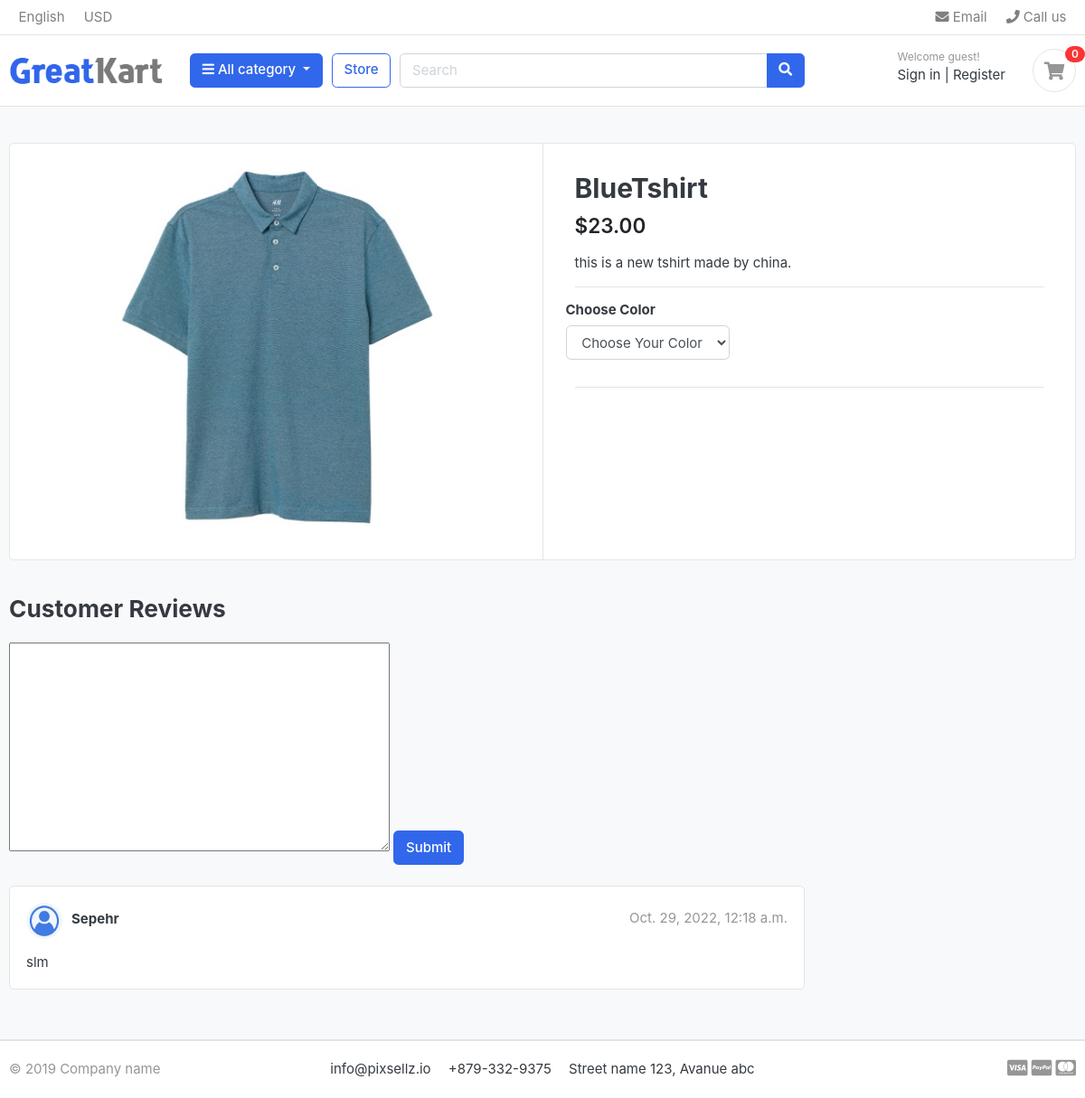
/ProductDetail/2, run on the app's committed database.
### Product/models.py (models this page shows, shortened)
class ProductDetail(models.Model):
    Pro_Detail=models.ForeignKey(Product,on_delete=models.CASCADE)
    Pro_Cat=models.ForeignKey(Category,on_delete=models.CASCADE)
    Pro_size=models.ForeignKey(Sizes,on_delete=models.CASCADE,null=True,blank=True)
    Pro_color=models.ForeignKey(Colors,on_delete=models.CASCADE,null=True,blank=True)
    objects=ProductDetail_Manger()

class Product(models.Model):
    Rate = [
        ('High', 'High'),
        ('Low', 'Low'),
        ('Affordable', 'Affordable')
    ]
    title=models.CharField(max_length=150)
    image=models.ImageField(upload_to='Photos/Product/',null=True)
    description=models.CharField(max_length=150)
    price=models.IntegerField(default=0,null=True,blank=True)
    rate=models.CharField(choices=Rate,max_length=50,null=True,blank=True)
    objects=ProductMange()

### Comments/models.py (models this page shows)
class Comments(models.Model):
    User_Comment=models.ForeignKey(UserProfile,on_delete=models.CASCADE)
    Description=models.CharField(max_length=150)
    DataCreated=models.DateTimeField(auto_now_add=True)

### Account/models.py (models this page shows, shortened)
class UserProfile(models.Model):
    email = models.CharField(max_length=150, null=True)
    firstname = models.CharField(max_length=150)
    username = models.CharField(max_length=150, unique=True)
    lastname = models.CharField(max_length=150)
    city = models.CharField(max_length=50)
    country = models.CharField(max_length=50)
    gender = models.CharField(default="Male", max_length=10)
    password=models.CharField(max_length=150,null=True)
    image=models.ImageField(upload_to='userprofile',default=os.path.join('defaultuser/user.jpg'))
    objects=UserManger()

### Product/views.py (the view)
# urls.py: path('ProductDetail/<int:ID>',ProductDetailView.as_view(),name="ProductDetailView"),
class ProductDetailView(DetailView):
    template_name = 'DetailView/DetailView.html'
    slug_field = 'int'
    slug_url_kwarg = 'ID'
    model = ProductDetail
    ID=None
    def get_object(self, queryset=None):
        self.ID=self.kwargs[self.slug_url_kwarg]
        queryset=ProductDetail.objects.filter(id=self.ID).first()
        return queryset
    def get_context_data(self,*args, **kwargs):
        context=super(ProductDetailView, self).get_context_data(*args,**kwargs)
        productid=ProductDetail.objects.filter(id=self.ID).values('Pro_Detail_id')
        print(productid)
        p_id=[]
        for item in productid:
            for key in item:
                p_id.append(item.get(key))
        selected_size=ProductDetail.objects.filter(Pro_Detail_id=p_id[0]).values('Pro_size__SizeRate')
        selected_size_list=[]
        for item in selected_size:
            for key in item:
                selected_size_list.append(item.get(key))
        context['pro_sizes']=selected_size_list
        selected_color=ProductDetail.objects.filter(Pro_Detail_id=p_id[0]).values('Pro_color__Color_Rate')
        color_rates=[]
        for item in selected_color:
            for key in item:
                color_rates.append(item.get(key))
        context['color_rates']=set(color_rates)
        print(color_rates)
        return context

### Comments/context_processors.py
class CommentForm(ModelForm):
    class Meta:
        model=Comments
        fields=['Description']
        widgets={
            'Description':Textarea()
        }

### Categories/context_processors.py (called while the page is built)
def CategoriesItem(request):
    categories = Category.objects.all().exclude(Parentitem=None).values('ParentCategory')
    category_item = []
    for category in categories:
        for key in category:
            category_item.append(category.get(key))
    return dict(CategoriesItem=set(category_item))

### Comments/context_processors.py (called while the page is built)
def passform(request):
    return dict(commentform=CommentForm())

def pass_all_comments(request):
    return dict(comments=Comments.objects.all())

### templates/DetailView/DetailView.html (shortened to what this page needs)
{% extends 'base.html' %}
{% load static %}
{% block content%}
<section class="section-content padding-y bg">
<div class="container">
<div class="card">
	<div class="row no-gutters">
		<aside class="col-md-6">
<article class="gallery-wrap">
	<div class="img-big-wrap">
	   <a href="#"><img src="{{ object.Pro_Detail.image.url }}"></a>
	</div>
</article>
		</aside>
		<main class="col-md-6 border-left">
<article class="content-body">
<h2 class="title">{{ object.Pro_Detail.title }}</h2>
<div class="mb-3">
	<var class="price h4">${{ object.Pro_Detail.price }}.00</var>
</div>
<p>{{ object.Pro_Detail.description }}.</p>
<hr>
	<div class="row">
		<div class="item-option-select">
			<h6>Choose Color</h6>
			<div class="btn-group btn-group-sm btn-group-toggle" data-toggle="buttons">
			  <select id="select_color" class="form-control" onchange="get_colorname()">
              <option>Choose Your Color</option>
              </select>
			</div>
		</div>
	</div>
	<hr>
</article>
		</main>
	</div>
</div>
<br>
{% include 'DetailView/ReviewSection.html' with object=object %}
</div>
</section>
{% endblock %}

### templates/DetailView/ReviewSection.html (shortened to what this page needs)
{% load static %}
<div class="row">
			<div class="col-md-9">
	<header class="section-heading">
		<h3>Customer Reviews </h3>
	</header>
    <form action="/AddComment/{{ object.Pro_Detail.id }}" method="post" id="usrform">
    {{ commentform.Description }}
   <button type="submit" class="btn  btn-primary"> Submit  </button>
    </form>
    <br>
	<article class="box mb-3">
        {% for comment in comments %}
		<div class="icontext w-100">
			<img src="{{ comment.User_Comment.image.url }}" class="img-xs icon rounded-circle">
			<div class="text">
				<span class="date text-muted float-md-right">{{ comment.DataCreated }}</span>
				<h6 class="mb-1">{{ comment.User_Comment.username }} </h6>
			</div>
		</div>
		<div class="mt-3">
			<p>
				{{ comment.Description }}
			</p>
		</div>
        {% endfor %}
	</article>
	</div>
</div>

### static/css/ui.css (style rules this page uses)
html { font-family: "Inter", sans-serif; font-size: 15px; }
.content-body { flex: 1 1 auto; padding: 2rem 2.3rem; }
.img-xs, .img-sm, .img-md, .img-lg { -o-object-fit: cover; object-fit: cover; flex-shrink: 0; flex-grow: 0; }
.img-xs { width: 40px; height: 40px; }
.padding-y { padding-top: 40px; padding-bottom: 40px; }
var { font-style: normal; }
article:after, .form-group:after { display: block; clear: both; content: ""; }
.bg { background-color: #f8f9fa; }
.section-heading { margin-bottom: 20px; margin-top: 15px; }
p:last-child { margin-bottom: 0; }
.icontext { display: inline-flex; align-items: center; vertical-align: middle; }
.icontext .text { width: 100%; line-height: 1.2; }
.icontext .icon { position: relative; margin-right: 10px; flex-shrink: 0; flex-grow: 0; }
.price { font-weight: 600; color: #212529; }
.box { padding: 18px; background: #fff; border-radius: 0.37rem; border: 1px solid #e4e4e4; }
.box img { max-width: 100%; }
.gallery-wrap .img-big-wrap { margin-bottom: 10px; border-radius: 0.37rem; overflow: hidden; background-color: #fff; }
.gallery-wrap .img-big-wrap a { text-align: center; display: block; }
.gallery-wrap .img-big-wrap img { height: 450px; width: auto; display: inline-block; }
.item-option-select { margin-bottom: 1rem; display: inline-block; margin-right: 15px; }

### data on the page
ProductDetail: Pro_Detail.image (picture), Pro_Detail "BlueTshirt", Pro_Detail.price "23", Pro_Detail.description "this is a new tshirt made by china"
Comments: User_Comment.image (placeholder picture), DataCreated "Oct. 29, 2022, 12:18 a.m.", User_Comment.username "Sepehr", Description "slm"
